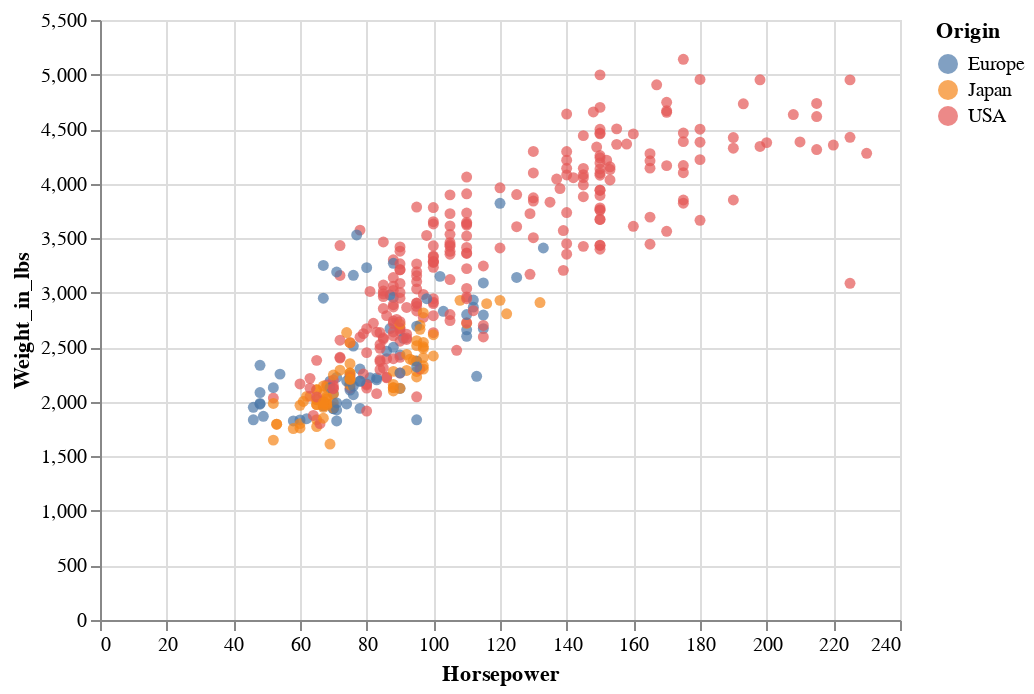

The notebook cell this image was saved under:
### Code cell
alt.Chart(cars).mark_circle().encode(
    x='Horsepower',
    y='Weight_in_lbs',
    color='Origin'
).interactive()

### Figure 1 — Vega-Lite specification as saved in the notebook (floating-point values rounded to 4 significant figures; data arrays with more than 128 entries replaced by an {"elided": "..."} marker saying what was removed)
{"$schema": "https://vega.github.io/schema/vega-lite/v2.4.1.json", "config": {"view": {"height": 300, "width": 400}}, "data": {"values": {"elided": "406 records"}}, "encoding": {"color": {"field": "Origin", "type": "nominal"}, "x": {"field": "Horsepower", "type": "quantitative"}, "y": {"field": "Weight_in_lbs", "type": "quantitative"}}, "mark": "circle", "selection": {"selector001": {"bind": "scales", "encodings": ["x", "y"], "type": "interval"}}}
